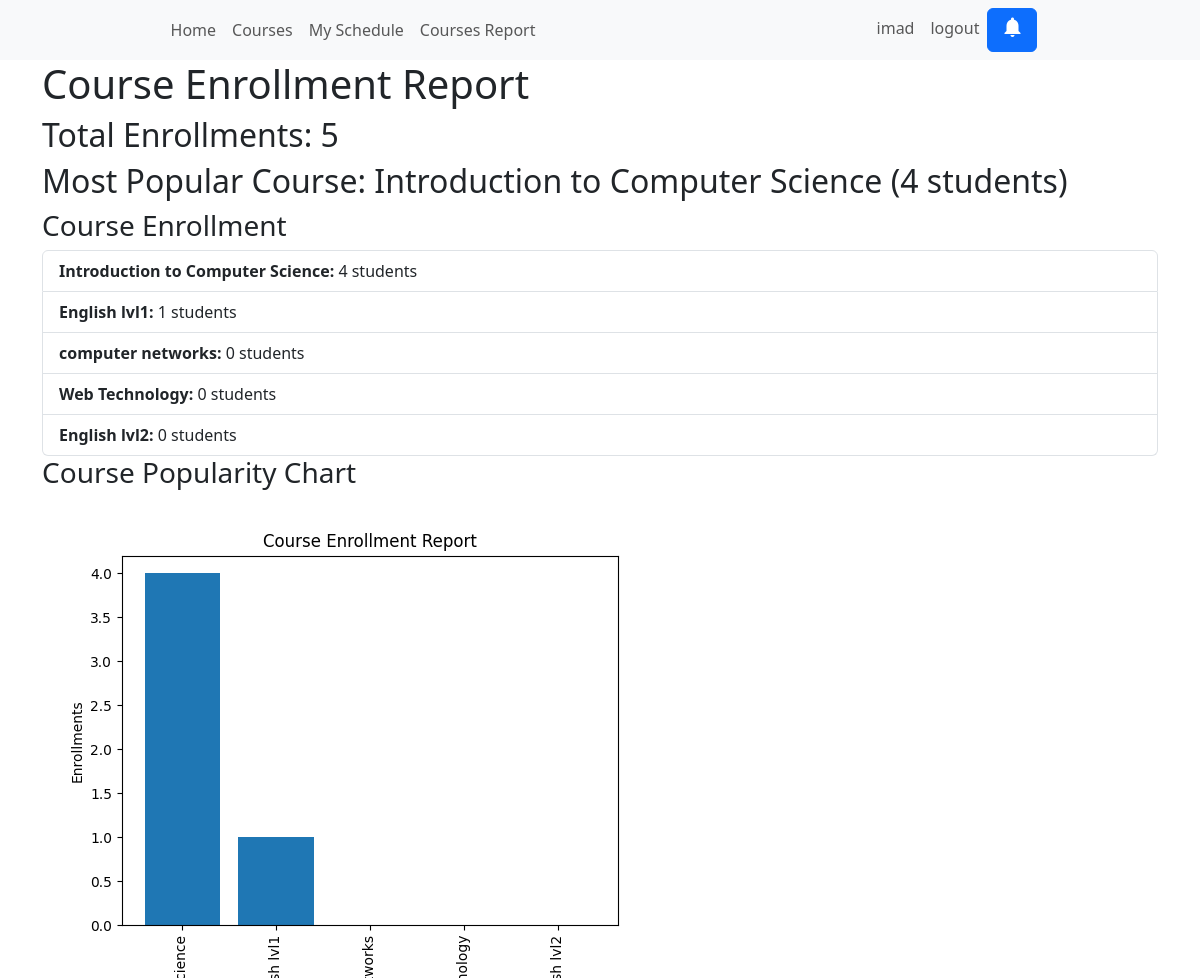
The page /course_enrollment_report/ (signed in) on the database its author committed.
### courses/models.py (models this page shows, shortened)
class Course(models.Model):
    code = models.CharField(primary_key=True, max_length=20)
    name = models.CharField(max_length=200)
    description = models.TextField()
    pre_requisites = models.ForeignKey('self', on_delete=models.SET_NULL, null=True, blank=True)
    instructor = models.CharField(max_length=100)
    capacity = models.PositiveIntegerField()
    schedule = models.ForeignKey('CourseSchedule', on_delete=models.CASCADE)

### courses/views.py (the view)
# urls.py: path('course_enrollment_report/', views.course_enrollment_report, name='course_enrollment_report'),
@login_required
def course_enrollment_report(request):
    course_enrollment = Course.objects.annotate(enrollment_count=Count('studentregistration')).order_by('-enrollment_count')
    total_enrollments = StudentRegistration.objects.count()
    most_popular_course = course_enrollment.first()
    courses = [course.name for course in course_enrollment]
    enrollments = [course.enrollment_count for course in course_enrollment]
    fig, ax = plt.subplots()
    ax.bar(courses, enrollments)
    ax.set_xlabel('Courses')
    ax.set_ylabel('Enrollments')
    ax.set_title('Course Enrollment Report')
    plt.xticks(rotation=90)
    buf = BytesIO()
    plt.savefig(buf, format='png')
    buf.seek(0)
    chart = base64.b64encode(buf.read()).decode('utf-8')
    buf.close()
    context = {
        'course_enrollment': course_enrollment,
        'total_enrollments': total_enrollments,
        'most_popular_course': most_popular_course,
        'chart': chart,
    }
    return render(request, 'course_enrollment_report.html', context)

### courses/templates/course_enrollment_report.html (shortened to what this page needs)
{% extends "main.html" %}
{% block content %}
<div class="container">
    <h1>Course Enrollment Report</h1>
    <h2>Total Enrollments: {{ total_enrollments }}</h2>
    <h2>Most Popular Course: {{ most_popular_course.name }} ({{ most_popular_course.enrollment_count }} students)</h2>
    <h3>Course Enrollment</h3>
    <ul class="list-group">
        {% for course in course_enrollment %}
        <li class="list-group-item"><b>{{ course.name }}:</b>  {{ course.enrollment_count }} students</li>
        {% endfor %}
    </ul>
    <h3>Course Popularity Chart</h3>
    <img alt="Course Popularity Chart">
</div>
{% endblock content %}

### courses/templates/navbar.html (shortened to what this page needs)
<nav class="navbar navbar-expand-lg navbar-light bg-light">
  <div class="collapse navbar-collapse justify-content-around" id="navbarSupportedContent">
    <ul class="navbar-nav mr-auto">
      <li class="nav-item active">
        <a class="nav-link" href="{% url "home" %}">Home</a>
      </li>
      <li class="nav-item">
        <a class="nav-link" href="{% url "courses" %}">Courses</a>
      </li>
      <li class="nav-item">
        <a class="nav-link" href="{% url "student_courses" %}">My Schedule</a>
      </li>
      <li class="nav-item">
        <a class="nav-link" href="{% url "course_enrollment_report" %}">Courses Report</a>
      </li>
    </ul>
    <ul class="navbar-nav mr-auto">
      <li class="nav-item">
        <a class="nav-link" href="#">{{user.username}}</a>
      </li>
      {% if user.is_authenticated %}
      <li class="nav-item">
        <a class="nav-link" href="{% url "logout" %}">logout</a>
      </li>
      <a class="btn btn-primary" href="{% url "notifications" %}">
        <i class="material-icons">notifications</i>
      </a>
      {% endif %}
    </ul>
  </div>
</nav>

### rows shown on the page
Course: name "Introduction to Computer Science", enrollment_count "4"
Course: name "English lvl1", enrollment_count "1"
Course: name "computer networks", enrollment_count "0"
Course: name "Web Technology", enrollment_count "0"
Course: name "English lvl2", enrollment_count "0"

### other values the page prints
{{ user.username }} "imad"
{{ total_enrollments }} "5"
